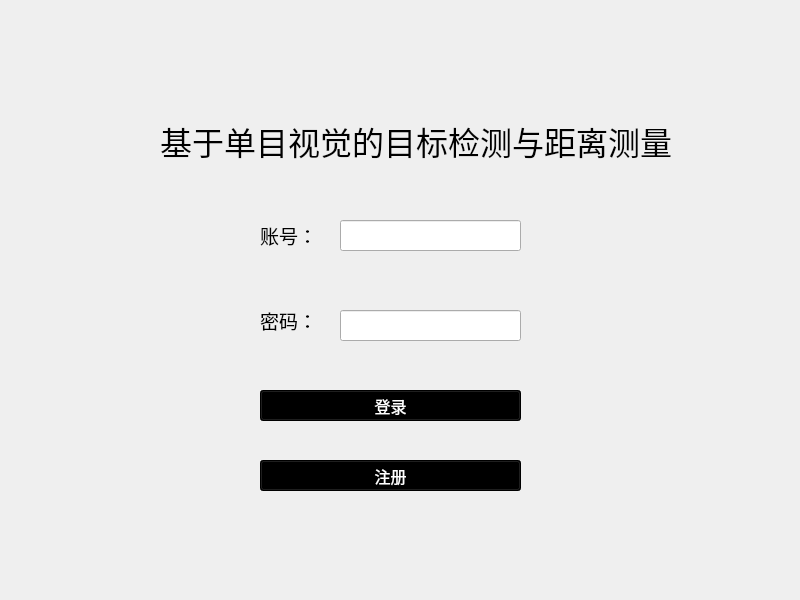
<?xml version="1.0" encoding="UTF-8"?>
<ui version="4.0">
 <class>Form</class>
 <widget class="QWidget" name="Form">
  <property name="geometry">
   <rect>
    <x>0</x>
    <y>0</y>
    <width>800</width>
    <height>600</height>
   </rect>
  </property>
  <property name="windowTitle">
   <string>Form</string>
  </property>
  <widget class="QLineEdit" name="edituname">
   <property name="geometry">
    <rect>
     <x>340</x>
     <y>220</y>
     <width>181</width>
     <height>31</height>
    </rect>
   </property>
   <property name="font">
    <font>
     <family>黑体</family>
     <pointsize>14</pointsize>
    </font>
   </property>
  </widget>
  <widget class="QPushButton" name="btnregest">
   <property name="geometry">
    <rect>
     <x>260</x>
     <y>460</y>
     <width>261</width>
     <height>31</height>
    </rect>
   </property>
   <property name="font">
    <font>
     <family>黑体</family>
     <pointsize>12</pointsize>
    </font>
   </property>
   <property name="styleSheet">
    <string notr="true">color: rgb(255, 255, 255);
background-color: rgb(0, 0, 0);</string>
   </property>
   <property name="text">
    <string>注册</string>
   </property>
  </widget>
  <widget class="QLabel" name="labpwd">
   <property name="geometry">
    <rect>
     <x>260</x>
     <y>310</y>
     <width>54</width>
     <height>21</height>
    </rect>
   </property>
   <property name="font">
    <font>
     <family>黑体</family>
     <pointsize>14</pointsize>
    </font>
   </property>
   <property name="text">
    <string>密码：</string>
   </property>
  </widget>
  <widget class="QPushButton" name="btnlogin">
   <property name="geometry">
    <rect>
     <x>260</x>
     <y>390</y>
     <width>261</width>
     <height>31</height>
    </rect>
   </property>
   <property name="font">
    <font>
     <family>黑体</family>
     <pointsize>12</pointsize>
    </font>
   </property>
   <property name="styleSheet">
    <string notr="true">color: rgb(255, 255, 255);
background-color: rgb(0, 0, 0);</string>
   </property>
   <property name="text">
    <string>登录</string>
   </property>
  </widget>
  <widget class="QLabel" name="title">
   <property name="geometry">
    <rect>
     <x>160</x>
     <y>120</y>
     <width>511</width>
     <height>41</height>
    </rect>
   </property>
   <property name="font">
    <font>
     <family>黑体</family>
     <pointsize>24</pointsize>
    </font>
   </property>
   <property name="text">
    <string>基于单目视觉的目标检测与距离测量</string>
   </property>
  </widget>
  <widget class="QLineEdit" name="editpwd">
   <property name="geometry">
    <rect>
     <x>340</x>
     <y>310</y>
     <width>181</width>
     <height>31</height>
    </rect>
   </property>
   <property name="font">
    <font>
     <family>黑体</family>
     <pointsize>14</pointsize>
    </font>
   </property>
  </widget>
  <widget class="QLabel" name="labuname">
   <property name="geometry">
    <rect>
     <x>260</x>
     <y>220</y>
     <width>54</width>
     <height>31</height>
    </rect>
   </property>
   <property name="font">
    <font>
     <family>黑体</family>
     <pointsize>14</pointsize>
    </font>
   </property>
   <property name="text">
    <string>账号：</string>
   </property>
  </widget>
 </widget>
 <resources/>
 <connections/>
</ui>
